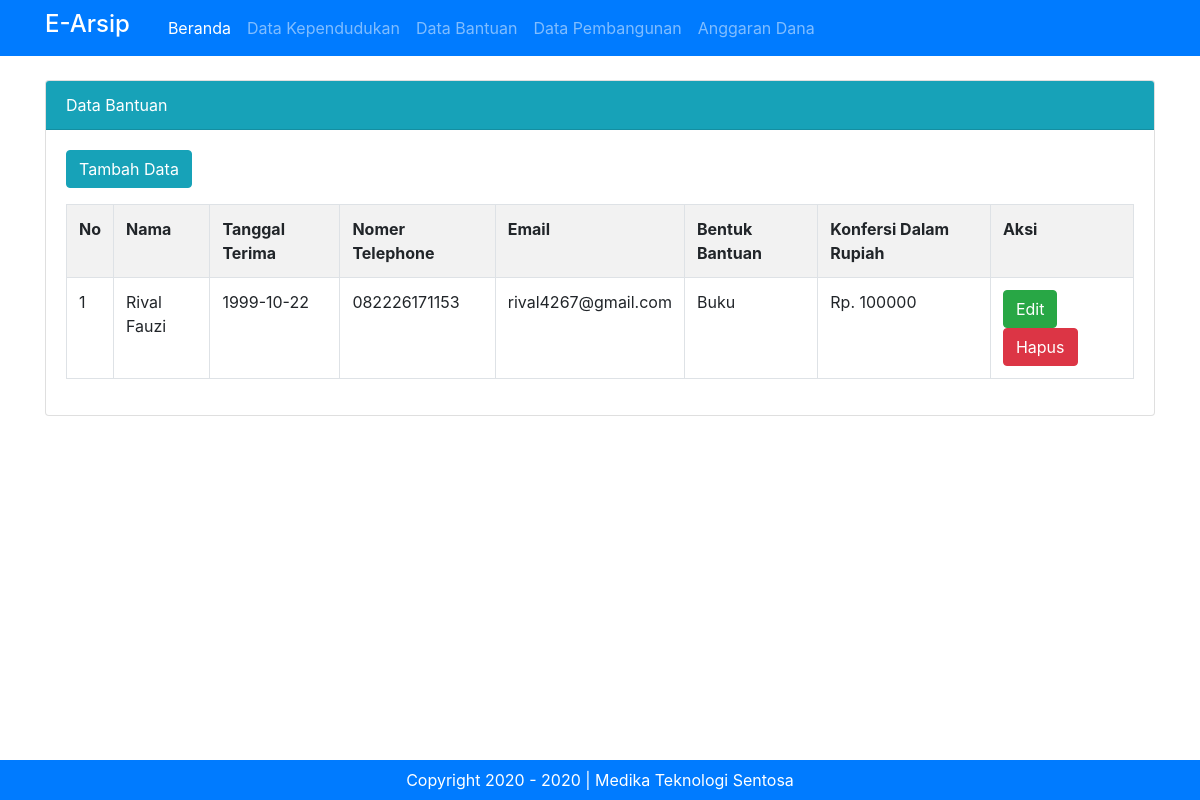
Screenshot of /admin.php?halaman=bantuan (signed in) with the database file from the repository.
### tables this page shows
CREATE TABLE `tbl_data_bantuan` (
  `id_bantuan` int(11) NOT NULL,
  `nama_penerima` varchar(50) NOT NULL,
  `tgl_terima` date NOT NULL,
  `no_tlp_penerima` varchar(50) NOT NULL,
  `email_penerima` varchar(50) NOT NULL,
  `bentuk_bantuan` varchar(50) NOT NULL,
  `besar_bantuan` varchar(50) NOT NULL
);

### admin.php (called while the page is built, shortened)
<?php include "template/header.php" ?>
<?php include "content.php" ?>
<?php include "template/footer.php" ?>

### modul/bantuan/bantuan.php (the view)
<div class="card mt-3">
  <div class="card-header bg-info text-white">
    Data Bantuan
  </div>
  <div class="card-body">
  	<a href="?halaman=bantuan&hal=tambahdata" class="btn btn-info mb-3">Tambah Data</a>
  	<table class="table table-bordered table-hovered table-striped">
  		<tr>
  			<th>No</th>
  			<th>Nama</th>
  			<th>Tanggal Terima</th>
  			<th>Nomer Telephone</th>
  			<th>Email</th>
  			<th>Bentuk Bantuan</th>
  			<th>Konfersi Dalam Rupiah</th>
  			<th>Aksi</th>
  		</tr>
  		<?php
  			$tampil = mysqli_query($koneksi, "SELECT * from tbl_data_bantuan order by id_bantuan desc");
  			$no = 1;
  			while ($data = mysqli_fetch_array($tampil)) :
  		?>
  		<tr>
  			<td><?=$no++?></td>
  			<td><?=$data['nama_penerima']?></td>
  			<td><?=$data['tgl_terima']?></td>
  			<td><?=$data['no_tlp_penerima']?></td>
  			<td><?=$data['email_penerima']?></td>
  			<td><?=$data['bentuk_bantuan']?></td>
  			<td>Rp. <?=$data['besar_bantuan']?></td>
  			<td>
  				<a href="?halaman=bantuan&hal=edit&id=<?=$data['id_bantuan']?>" class="btn btn-success" >Edit</a>
  				<a href="?halaman=bantuan&hal=hapus&id=<?=$data['id_bantuan']?>" class="btn btn-danger" onclick="return confirm('Apakah Yakin Ingin Menghapus Data Ini?')">Hapus</a>
  			</td>
  		</tr>
  	<?php endwhile;?>
  	</table>
</div>

### rows the page displays
tbl_data_bantuan: nama_penerima "Rival Fauzi", tgl_terima "1999-10-22", no_tlp_penerima "082226171153", email_penerima "rival4267@gmail.com", bentuk_bantuan "Buku", besar_bantuan "100000"
